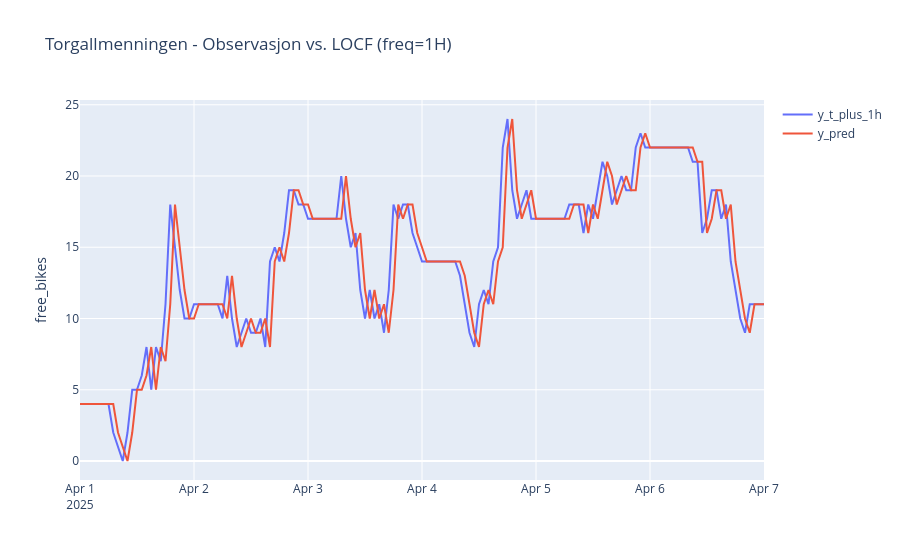

The notebook cell saved with this chart:
### Markdown cell above
### LOCF visualisering

### Code cell
def plot_obs_vs_locf(hourly_like_df, station, start=None, end=None, freq="D"):
    """Observasjon y(t+1) vs. baseline y(t) for én stasjon."""
    s = (hourly_like_df[hourly_like_df["station"] == station]
         .sort_values("time")[["time","free_bikes","y_t_plus_1h"]]
         .rename(columns={"free_bikes":"y_pred"}))
    s = s[(s["time"] >= to_utc(start))] if start else s
    s = s[(s["time"] <= to_utc(end))]   if end   else s
    s = s.set_index("time").resample(freq).median().reset_index()
    fig = px.line(s, x="time", y=["y_t_plus_1h","y_pred"],
                  title=f"{station} - Observasjon vs. LOCF (freq={freq})")
    fig.update_layout(xaxis_title="", yaxis_title="free_bikes", legend_title="")
    fig.show()
    
    #fig.write_image(str(FIG / "LOCF_vis.png"), scale=2, width=1100, height=600)

plot_obs_vs_locf(hourly_fb, "Torgallmenningen", start="2025-04-01", end="2025-04-07", freq="1H")

### Figure 1 — Plotly figure (JSON) as saved in the notebook; plotly's stock layout.template omitted (floating-point values rounded to 4 significant figures; data arrays with more than 128 entries replaced by an {"elided": "..."} marker saying what was removed)
{"data": [{"hovertemplate": "variable=y_t_plus_1h<br>time=%{x}<br>value=%{y}<extra></extra>", "legendgroup": "y_t_plus_1h", "line": {"color": "#636efa", "dash": "solid"}, "marker": {"symbol": "circle"}, "mode": "lines", "name": "y_t_plus_1h", "orientation": "v", "showlegend": true, "type": "scatter", "x": {"elided": "145 str values"}, "xaxis": "x", "y": {"elided": "145 float values"}, "yaxis": "y"}, {"hovertemplate": "variable=y_pred<br>time=%{x}<br>value=%{y}<extra></extra>", "legendgroup": "y_pred", "line": {"color": "#EF553B", "dash": "solid"}, "marker": {"symbol": "circle"}, "mode": "lines", "name": "y_pred", "orientation": "v", "showlegend": true, "type": "scatter", "x": {"elided": "145 str values"}, "xaxis": "x", "y": {"elided": "145 float values"}, "yaxis": "y"}], "layout": {"legend": {"title": {"text": ""}, "tracegroupgap": 0}, "title": {"text": "Torgallmenningen - Observasjon vs. LOCF (freq=1H)"}, "xaxis": {"anchor": "y", "domain": [0, 1], "title": {"text": ""}}, "yaxis": {"anchor": "x", "domain": [0, 1], "title": {"text": "free_bikes"}}}}
